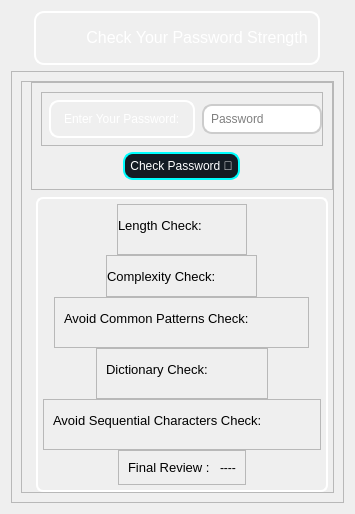
            <widget class="QWidget" name="Check_pass">
             <layout class="QVBoxLayout" name="verticalLayout_19">
              <item alignment="Qt::AlignHCenter|Qt::AlignVCenter">
               <widget class="QFrame" name="frame_25">
                <property name="styleSheet">
                 <string notr="true">QFrame{
    border-radius: 10px;
    border: 2px solid  white;
    padding: 5px;
color:white;}
QLabel{
border:0px;
}</string>
                </property>
                <property name="frameShape">
                 <enum>QFrame::StyledPanel</enum>
                </property>
                <property name="frameShadow">
                 <enum>QFrame::Raised</enum>
                </property>
                <layout class="QHBoxLayout" name="horizontalLayout_19">
                 <property name="spacing">
                  <number>0</number>
                 </property>
                 <property name="leftMargin">
                  <number>0</number>
                 </property>
                 <property name="topMargin">
                  <number>0</number>
                 </property>
                 <property name="rightMargin">
                  <number>0</number>
                 </property>
                 <property name="bottomMargin">
                  <number>0</number>
                 </property>
                 <item>
                  <widget class="QLabel" name="label_6">
                   <property name="minimumSize">
                    <size>
                     <width>40</width>
                     <height>40</height>
                    </size>
                   </property>
                   <property name="maximumSize">
                    <size>
                     <width>40</width>
                     <height>40</height>
                    </size>
                   </property>
                   <property name="text">
                    <string />
                   </property>
                   <property name="pixmap">
                    <pixmap resource="../Qss/icons/_icons.qrc">:/icons/Icons/feather/check-square.png</pixmap>
                   </property>
                   <property name="scaledContents">
                    <bool>true</bool>
                   </property>
                  </widget>
                 </item>
                 <item alignment="Qt::AlignHCenter|Qt::AlignVCenter">
                  <widget class="QLabel" name="label_13">
                   <property name="font">
                    <font>
                     <pointsize>12</pointsize>
                    </font>
                   </property>
                   <property name="layoutDirection">
                    <enum>Qt::LeftToRight</enum>
                   </property>
                   <property name="text">
                    <string>Check Your Password Strength</string>
                   </property>
                   <property name="alignment">
                    <set>Qt::AlignHCenter|Qt::AlignTop</set>
                   </property>
                  </widget>
                 </item>
                </layout>
               </widget>
              </item>
              <item>
               <widget class="QFrame" name="frame_24">
                <property name="sizePolicy">
                 <sizepolicy hsizetype="Preferred" vsizetype="Expanding">
                  <horstretch>0</horstretch>
                  <verstretch>0</verstretch>
                 </sizepolicy>
                </property>
                <property name="styleSheet">
                 <string notr="true" />
                </property>
                <property name="frameShape">
                 <enum>QFrame::StyledPanel</enum>
                </property>
                <property name="frameShadow">
                 <enum>QFrame::Raised</enum>
                </property>
                <layout class="QVBoxLayout" name="verticalLayout_39">
                 <item>
                  <widget class="QFrame" name="frame_33">
                   <property name="sizePolicy">
                    <sizepolicy hsizetype="Preferred" vsizetype="Expanding">
                     <horstretch>0</horstretch>
                     <verstretch>0</verstretch>
                    </sizepolicy>
                   </property>
                   <property name="styleSheet">
                    <string notr="true">#frame_36{
border:2px solid white;
border-radius:7px;
color:white;
margin-top:7px;
padding:5px;
}


#label_32{
padding:10px;
border:2px solid white;
border-radius:10px;
color:white;
margin :7px;}
QLineEdit {
    border-radius: 10px;
    border: 2px solid #ccc;
    padding: 5px;
}
QPushButton{
	background-color:#141C24;
	border : 2px solid #00FFFF;
	padding:5px;
	border-radius:10px;
color:white;
}
QPushButton:hover {
    background-color: #394B5A;
}</string>
                   </property>
                   <property name="frameShape">
                    <enum>QFrame::StyledPanel</enum>
                   </property>
                   <property name="frameShadow">
                    <enum>QFrame::Raised</enum>
                   </property>
                   <layout class="QVBoxLayout" name="verticalLayout_35">
                    <property name="spacing">
                     <number>0</number>
                    </property>
                    <property name="topMargin">
                     <number>0</number>
                    </property>
                    <property name="rightMargin">
                     <number>0</number>
                    </property>
                    <property name="bottomMargin">
                     <number>0</number>
                    </property>
                    <item alignment="Qt::AlignHCenter">
                     <widget class="QFrame" name="frame_34">
                      <property name="frameShape">
                       <enum>QFrame::StyledPanel</enum>
                      </property>
                      <property name="frameShadow">
                       <enum>QFrame::Raised</enum>
                      </property>
                      <layout class="QVBoxLayout" name="verticalLayout_36">
                       <item alignment="Qt::AlignHCenter">
                        <widget class="QFrame" name="frame_35">
                         <property name="frameShape">
                          <enum>QFrame::StyledPanel</enum>
                         </property>
                         <property name="frameShadow">
                          <enum>QFrame::Raised</enum>
                         </property>
                         <layout class="QHBoxLayout" name="horizontalLayout_33">
                          <property name="spacing">
                           <number>0</number>
                          </property>
                          <property name="leftMargin">
                           <number>0</number>
                          </property>
                          <property name="topMargin">
                           <number>0</number>
                          </property>
                          <property name="rightMargin">
                           <number>0</number>
                          </property>
                          <property name="bottomMargin">
                           <number>0</number>
                          </property>
                          <item alignment="Qt::AlignVCenter">
                           <widget class="QLabel" name="label_32">
                            <property name="text">
                             <string>Enter Your Password:</string>
                            </property>
                           </widget>
                          </item>
                          <item>
                           <widget class="QLineEdit" name="Input_password_check">
                            <property name="placeholderText">
                             <string>Password</string>
                            </property>
                           </widget>
                          </item>
                         </layout>
                        </widget>
                       </item>
                       <item alignment="Qt::AlignHCenter">
                        <widget class="QPushButton" name="check_pass_input">
                         <property name="cursor">
                          <cursorShape>PointingHandCursor</cursorShape>
                         </property>
                         <property name="text">
                          <string>Check Password 🔑</string>
                         </property>
                        </widget>
                       </item>
                      </layout>
                     </widget>
                    </item>
                    <item alignment="Qt::AlignHCenter">
                     <widget class="QFrame" name="frame_36">
                      <property name="frameShape">
                       <enum>QFrame::StyledPanel</enum>
                      </property>
                      <property name="frameShadow">
                       <enum>QFrame::Raised</enum>
                      </property>
                      <layout class="QVBoxLayout" name="verticalLayout_37">
                       <property name="spacing">
                        <number>0</number>
                       </property>
                       <property name="leftMargin">
                        <number>0</number>
                       </property>
                       <property name="topMargin">
                        <number>0</number>
                       </property>
                       <property name="rightMargin">
                        <number>0</number>
                       </property>
                       <property name="bottomMargin">
                        <number>0</number>
                       </property>
                       <item alignment="Qt::AlignHCenter">
                        <widget class="QFrame" name="frame_37">
                         <property name="frameShape">
                          <enum>QFrame::StyledPanel</enum>
                         </property>
                         <property name="frameShadow">
                          <enum>QFrame::Raised</enum>
                         </property>
                         <layout class="QHBoxLayout" name="horizontalLayout_34">
                          <property name="spacing">
                           <number>0</number>
                          </property>
                          <property name="leftMargin">
                           <number>0</number>
                          </property>
                          <property name="topMargin">
                           <number>0</number>
                          </property>
                          <property name="rightMargin">
                           <number>0</number>
                          </property>
                          <item>
                           <widget class="QLabel" name="label_33">
                            <property name="font">
                             <font>
                              <pointsize>10</pointsize>
                             </font>
                            </property>
                            <property name="text">
                             <string>Length Check: </string>
                            </property>
                           </widget>
                          </item>
                          <item>
                           <widget class="QLabel" name="length_check">
                            <property name="minimumSize">
                             <size>
                              <width>40</width>
                              <height>40</height>
                             </size>
                            </property>
                            <property name="maximumSize">
                             <size>
                              <width>40</width>
                              <height>40</height>
                             </size>
                            </property>
                            <property name="text">
                             <string />
                            </property>
                            <property name="pixmap">
                             <pixmap resource="../Qss/icons/_icons.qrc">:/icons/Icons/feather/x-circle.png</pixmap>
                            </property>
                            <property name="scaledContents">
                             <bool>true</bool>
                            </property>
                           </widget>
                          </item>
                         </layout>
                        </widget>
                       </item>
                       <item alignment="Qt::AlignHCenter">
                        <widget class="QFrame" name="frame_38">
                         <property name="frameShape">
                          <enum>QFrame::StyledPanel</enum>
                         </property>
                         <property name="frameShadow">
                          <enum>QFrame::Raised</enum>
                         </property>
                         <layout class="QHBoxLayout" name="horizontalLayout_35">
                          <property name="spacing">
                           <number>0</number>
                          </property>
                          <property name="leftMargin">
                           <number>0</number>
                          </property>
                          <property name="topMargin">
                           <number>0</number>
                          </property>
                          <property name="rightMargin">
                           <number>0</number>
                          </property>
                          <property name="bottomMargin">
                           <number>0</number>
                          </property>
                          <item>
                           <widget class="QLabel" name="label_35">
                            <property name="font">
                             <font>
                              <pointsize>10</pointsize>
                             </font>
                            </property>
                            <property name="text">
                             <string>Complexity Check:</string>
                            </property>
                           </widget>
                          </item>
                          <item alignment="Qt::AlignVCenter">
                           <widget class="QLabel" name="complexity_check">
                            <property name="minimumSize">
                             <size>
                              <width>40</width>
                              <height>40</height>
                             </size>
                            </property>
                            <property name="maximumSize">
                             <size>
                              <width>40</width>
                              <height>40</height>
                             </size>
                            </property>
                            <property name="text">
                             <string />
                            </property>
                            <property name="pixmap">
                             <pixmap resource="../Qss/icons/_icons.qrc">:/icons/Icons/feather/x-circle.png</pixmap>
                            </property>
                            <property name="scaledContents">
                             <bool>true</bool>
                            </property>
                           </widget>
                          </item>
                         </layout>
                        </widget>
                       </item>
                       <item alignment="Qt::AlignHCenter">
                        <widget class="QFrame" name="frame_39">
                         <property name="frameShape">
                          <enum>QFrame::StyledPanel</enum>
                         </property>
                         <property name="frameShadow">
                          <enum>QFrame::Raised</enum>
                         </property>
                         <layout class="QHBoxLayout" name="horizontalLayout_36">
                          <property name="topMargin">
                           <number>0</number>
                          </property>
                          <item>
                           <widget class="QLabel" name="label_37">
                            <property name="font">
                             <font>
                              <pointsize>10</pointsize>
                             </font>
                            </property>
                            <property name="text">
                             <string>Avoid Common Patterns Check: </string>
                            </property>
                           </widget>
                          </item>
                          <item>
                           <widget class="QLabel" name="Comman_p_check">
                            <property name="minimumSize">
                             <size>
                              <width>40</width>
                              <height>40</height>
                             </size>
                            </property>
                            <property name="maximumSize">
                             <size>
                              <width>40</width>
                              <height>40</height>
                             </size>
                            </property>
                            <property name="text">
                             <string />
                            </property>
                            <property name="pixmap">
                             <pixmap resource="../Qss/icons/_icons.qrc">:/icons/Icons/feather/x-circle.png</pixmap>
                            </property>
                            <property name="scaledContents">
                             <bool>true</bool>
                            </property>
                           </widget>
                          </item>
                         </layout>
                        </widget>
                       </item>
                       <item alignment="Qt::AlignHCenter">
                        <widget class="QFrame" name="frame_40">
                         <property name="frameShape">
                          <enum>QFrame::StyledPanel</enum>
                         </property>
                         <property name="frameShadow">
                          <enum>QFrame::Raised</enum>
                         </property>
                         <layout class="QHBoxLayout" name="horizontalLayout_37">
                          <property name="topMargin">
                           <number>0</number>
                          </property>
                          <item>
                           <widget class="QLabel" name="label_39">
                            <property name="font">
                             <font>
                              <pointsize>10</pointsize>
                             </font>
                            </property>
                            <property name="text">
                             <string>Dictionary Check: </string>
                            </property>
                           </widget>
                          </item>
                          <item>
                           <widget class="QLabel" name="Dict_check">
                            <property name="minimumSize">
                             <size>
                              <width>40</width>
                              <height>40</height>
                             </size>
                            </property>
                            <property name="maximumSize">
                             <size>
                              <width>40</width>
                              <height>40</height>
                             </size>
                            </property>
                            <property name="text">
                             <string />
                            </property>
                            <property name="pixmap">
                             <pixmap resource="../Qss/icons/_icons.qrc">:/icons/Icons/feather/x-circle.png</pixmap>
                            </property>
                            <property name="scaledContents">
                             <bool>true</bool>
                            </property>
                           </widget>
                          </item>
                         </layout>
                        </widget>
                       </item>
                       <item alignment="Qt::AlignHCenter">
                        <widget class="QFrame" name="frame_41">
                         <property name="frameShape">
                          <enum>QFrame::StyledPanel</enum>
                         </property>
                         <property name="frameShadow">
                          <enum>QFrame::Raised</enum>
                         </property>
                         <layout class="QHBoxLayout" name="horizontalLayout_38">
                          <property name="topMargin">
                           <number>0</number>
                          </property>
                          <item>
                           <widget class="QLabel" name="label_41">
                            <property name="font">
                             <font>
                              <pointsize>10</pointsize>
                             </font>
                            </property>
                            <property name="text">
                             <string>Avoid Sequential Characters Check: </string>
                            </property>
                           </widget>
                          </item>
                          <item>
                           <widget class="QLabel" name="SCC_check">
                            <property name="minimumSize">
                             <size>
                              <width>40</width>
                              <height>40</height>
                             </size>
                            </property>
                            <property name="maximumSize">
                             <size>
                              <width>40</width>
                              <height>40</height>
                             </size>
                            </property>
                            <property name="text">
                             <string />
                            </property>
                            <property name="pixmap">
                             <pixmap resource="../Qss/icons/_icons.qrc">:/icons/Icons/feather/x-circle.png</pixmap>
                            </property>
                            <property name="scaledContents">
                             <bool>true</bool>
                            </property>
                           </widget>
                          </item>
                         </layout>
                        </widget>
                       </item>
                       <item alignment="Qt::AlignHCenter">
                        <widget class="QFrame" name="frame_42">
                         <property name="frameShape">
                          <enum>QFrame::StyledPanel</enum>
                         </property>
                         <property name="frameShadow">
                          <enum>QFrame::Raised</enum>
                         </property>
                         <layout class="QHBoxLayout" name="horizontalLayout_26">
                          <item>
                           <widget class="QLabel" name="label_43">
                            <property name="font">
                             <font>
                              <pointsize>10</pointsize>
                             </font>
                            </property>
                            <property name="text">
                             <string>Final Review : </string>
                            </property>
                           </widget>
                          </item>
                          <item>
                           <widget class="QLabel" name="Final_review_check">
                            <property name="text">
                             <string>----</string>
                            </property>
                           </widget>
                          </item>
                         </layout>
                        </widget>
                       </item>
                      </layout>
                     </widget>
                    </item>
                   </layout>
                  </widget>
                 </item>
                </layout>
               </widget>
              </item>
             </layout>
            </widget>
